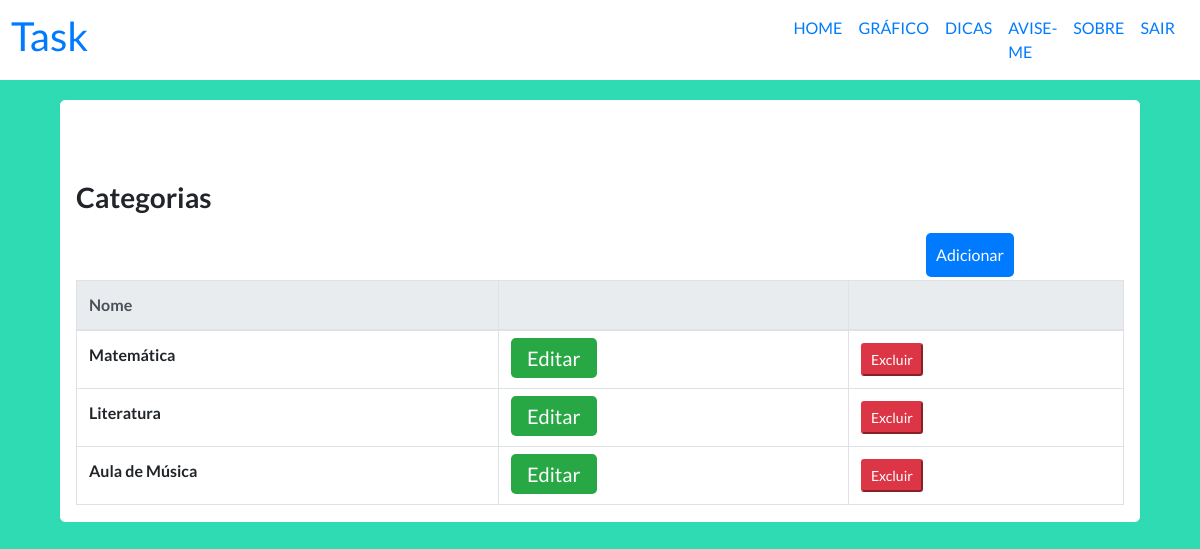
The page /task/categoria/ (signed in) on the database its author committed.
### taskProject/models.py (models this page shows, shortened)
class Categoria(models.Model):
    nome = models.CharField(max_length=20, null=False)

### taskProject/views.py (the view)
# urls.py: path('categoria/', views.exibir_categoria, name='exibir_categoria'),
def exibir_categoria(request):
    categorias = Categoria.objects.all()
    return render(request, 'taskProject/exibir_categoria.html',{'categorias':categorias})

### taskProject/templates/taskProject/exibir_categoria.html (shortened to what this page needs)
{% extends 'taskProject/barra_superior.html' %}
    {% block content %}
      <div>
        <h3 style = "display: inline-block"><strong>Categorias</strong></h3>
        <a style = "display: inline-block; margin-left: 850px; padding:10px; color:#fff; border-radius: 5px; margin-top:10px;margin-bottom:3px; " type = "button" class = "bg-primary" href = "{% url 'cadastro_categoria' %}" >Adicionar</a>
      </div>
      <div>
            <table class="table table-bordered table-hover">
                  <thead class="thead-light">
                    <tr>
                      <th scope="col">Nome</th>
                      <th scope="col"></th>
                      <th scope="col"></th>
                    </tr>
                  </thead>
                  <tbody>
                  {% for categoria in categorias %}
                    <tr>
                      <th scope="row">{{categoria.nome}}</th>
                      <td><a href="{% url 'editar_categoria' categoria.id %}" class=" btn-success btn-lg">Editar</a></td>
                      <td>
                      <button type="button"  class="btn-danger btn-sm" data-toggle="modal" data-target="#exampleModal" data-categoriaid = {{categoria.id}}>
                        Excluir
                      </button>
                      </td>
                    </tr>
                    {%endfor%}
                  </tbody>
                </table>
      </div>
        </div>
      {% endblock content  %}

### taskProject/static/taskProject/css/criar-tarefa.css (style rules this page uses)
* { padding: 0; margin: 0; }
body { background-color: #2FDBB2; font-family: 'Lato', sans-serif; }

### rows shown on the page
Categoria: nome "Matemática"
Categoria: nome "Literatura"
Categoria: nome "Aula de Música"
